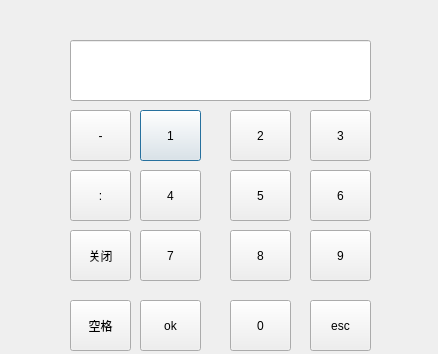
<?xml version="1.0" encoding="UTF-8"?>
<ui version="4.0">
 <class>Timesetup</class>
 <widget class="QDialog" name="Timesetup">
  <property name="geometry">
   <rect>
    <x>0</x>
    <y>0</y>
    <width>438</width>
    <height>354</height>
   </rect>
  </property>
  <property name="windowTitle">
   <string>Dialog</string>
  </property>
  <widget class="QPushButton" name="pushButton">
   <property name="geometry">
    <rect>
     <x>140</x>
     <y>110</y>
     <width>61</width>
     <height>51</height>
    </rect>
   </property>
   <property name="text">
    <string>1</string>
   </property>
  </widget>
  <widget class="QPushButton" name="pushButton_2">
   <property name="geometry">
    <rect>
     <x>230</x>
     <y>110</y>
     <width>61</width>
     <height>51</height>
    </rect>
   </property>
   <property name="text">
    <string>2</string>
   </property>
  </widget>
  <widget class="QPushButton" name="pushButton_3">
   <property name="geometry">
    <rect>
     <x>310</x>
     <y>110</y>
     <width>61</width>
     <height>51</height>
    </rect>
   </property>
   <property name="text">
    <string>3</string>
   </property>
  </widget>
  <widget class="QPushButton" name="pushButton_4">
   <property name="geometry">
    <rect>
     <x>140</x>
     <y>170</y>
     <width>61</width>
     <height>51</height>
    </rect>
   </property>
   <property name="text">
    <string>4</string>
   </property>
  </widget>
  <widget class="QPushButton" name="pushButton_5">
   <property name="geometry">
    <rect>
     <x>230</x>
     <y>170</y>
     <width>61</width>
     <height>51</height>
    </rect>
   </property>
   <property name="text">
    <string>5</string>
   </property>
  </widget>
  <widget class="QPushButton" name="pushButton_6">
   <property name="geometry">
    <rect>
     <x>310</x>
     <y>170</y>
     <width>61</width>
     <height>51</height>
    </rect>
   </property>
   <property name="text">
    <string>6</string>
   </property>
  </widget>
  <widget class="QPushButton" name="pushButton_7">
   <property name="geometry">
    <rect>
     <x>140</x>
     <y>230</y>
     <width>61</width>
     <height>51</height>
    </rect>
   </property>
   <property name="text">
    <string>7</string>
   </property>
  </widget>
  <widget class="QPushButton" name="pushButton_8">
   <property name="geometry">
    <rect>
     <x>230</x>
     <y>230</y>
     <width>61</width>
     <height>51</height>
    </rect>
   </property>
   <property name="text">
    <string>8</string>
   </property>
  </widget>
  <widget class="QPushButton" name="pushButton_9">
   <property name="geometry">
    <rect>
     <x>310</x>
     <y>230</y>
     <width>61</width>
     <height>51</height>
    </rect>
   </property>
   <property name="text">
    <string>9</string>
   </property>
  </widget>
  <widget class="QPushButton" name="pushButton_10">
   <property name="geometry">
    <rect>
     <x>140</x>
     <y>300</y>
     <width>61</width>
     <height>51</height>
    </rect>
   </property>
   <property name="text">
    <string>ok</string>
   </property>
  </widget>
  <widget class="QPushButton" name="pushButton_11">
   <property name="geometry">
    <rect>
     <x>230</x>
     <y>300</y>
     <width>61</width>
     <height>51</height>
    </rect>
   </property>
   <property name="text">
    <string>0</string>
   </property>
  </widget>
  <widget class="QPushButton" name="pushButton_12">
   <property name="geometry">
    <rect>
     <x>310</x>
     <y>300</y>
     <width>61</width>
     <height>51</height>
    </rect>
   </property>
   <property name="text">
    <string>esc</string>
   </property>
  </widget>
  <widget class="QLineEdit" name="lineEdit">
   <property name="geometry">
    <rect>
     <x>70</x>
     <y>40</y>
     <width>301</width>
     <height>61</height>
    </rect>
   </property>
  </widget>
  <widget class="QPushButton" name="pushButton_13">
   <property name="geometry">
    <rect>
     <x>70</x>
     <y>110</y>
     <width>61</width>
     <height>51</height>
    </rect>
   </property>
   <property name="text">
    <string>-</string>
   </property>
  </widget>
  <widget class="QPushButton" name="pushButton_14">
   <property name="geometry">
    <rect>
     <x>70</x>
     <y>170</y>
     <width>61</width>
     <height>51</height>
    </rect>
   </property>
   <property name="text">
    <string>:</string>
   </property>
  </widget>
  <widget class="QPushButton" name="pushButton_15">
   <property name="geometry">
    <rect>
     <x>70</x>
     <y>230</y>
     <width>61</width>
     <height>51</height>
    </rect>
   </property>
   <property name="text">
    <string>关闭</string>
   </property>
  </widget>
  <widget class="QPushButton" name="pushButton_16">
   <property name="geometry">
    <rect>
     <x>70</x>
     <y>300</y>
     <width>61</width>
     <height>51</height>
    </rect>
   </property>
   <property name="text">
    <string>空格</string>
   </property>
  </widget>
 </widget>
 <resources/>
 <connections/>
</ui>
